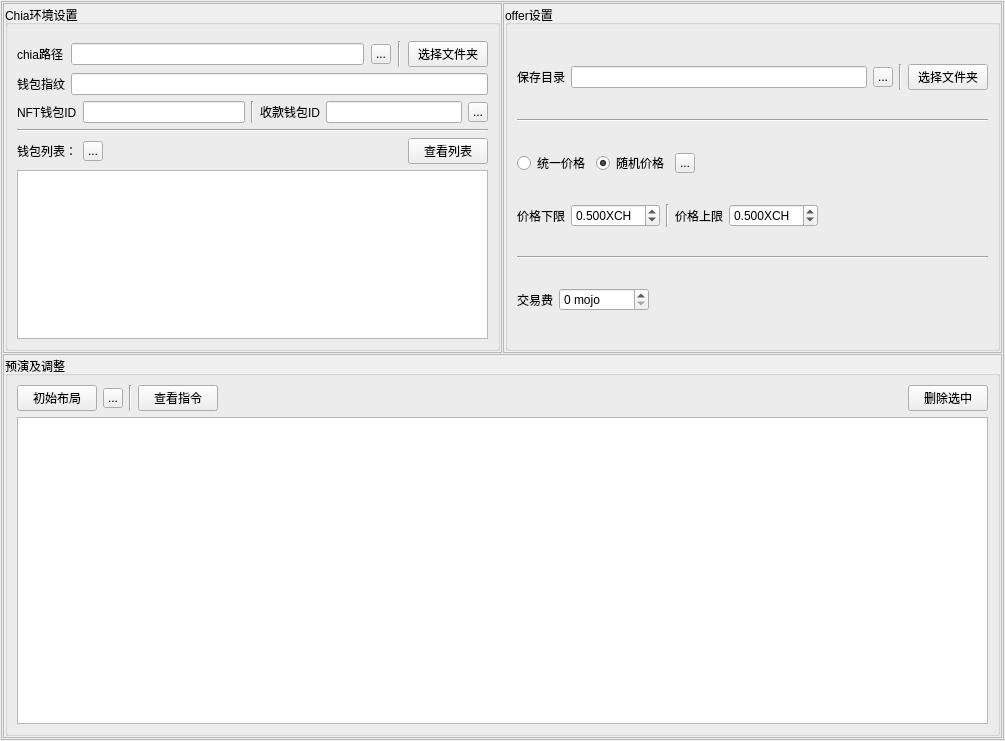
<?xml version="1.0" encoding="UTF-8"?>
<ui version="4.0">
 <class>FormOffer</class>
 <widget class="QWidget" name="FormOffer">
  <property name="geometry">
   <rect>
    <x>0</x>
    <y>0</y>
    <width>1005</width>
    <height>741</height>
   </rect>
  </property>
  <property name="windowTitle">
   <string>Form</string>
  </property>
  <layout class="QVBoxLayout" name="verticalLayout_7">
   <property name="spacing">
    <number>1</number>
   </property>
   <property name="leftMargin">
    <number>1</number>
   </property>
   <property name="topMargin">
    <number>1</number>
   </property>
   <property name="rightMargin">
    <number>1</number>
   </property>
   <property name="bottomMargin">
    <number>1</number>
   </property>
   <item>
    <widget class="QScrollArea" name="scrollArea">
     <property name="widgetResizable">
      <bool>true</bool>
     </property>
     <widget class="QWidget" name="scrollAreaWidgetContents">
      <property name="geometry">
       <rect>
        <x>0</x>
        <y>0</y>
        <width>1001</width>
        <height>737</height>
       </rect>
      </property>
      <layout class="QGridLayout" name="gridLayout">
       <property name="leftMargin">
        <number>1</number>
       </property>
       <property name="topMargin">
        <number>1</number>
       </property>
       <property name="rightMargin">
        <number>1</number>
       </property>
       <property name="bottomMargin">
        <number>1</number>
       </property>
       <property name="spacing">
        <number>1</number>
       </property>
       <item row="0" column="0">
        <widget class="QFrame" name="frame">
         <property name="maximumSize">
          <size>
           <width>16777215</width>
           <height>350</height>
          </size>
         </property>
         <property name="frameShape">
          <enum>QFrame::StyledPanel</enum>
         </property>
         <property name="frameShadow">
          <enum>QFrame::Raised</enum>
         </property>
         <layout class="QVBoxLayout" name="verticalLayout_2">
          <property name="spacing">
           <number>1</number>
          </property>
          <property name="leftMargin">
           <number>1</number>
          </property>
          <property name="topMargin">
           <number>1</number>
          </property>
          <property name="rightMargin">
           <number>1</number>
          </property>
          <property name="bottomMargin">
           <number>1</number>
          </property>
          <item>
           <widget class="QGroupBox" name="groupBox">
            <property name="title">
             <string>Chia环境设置</string>
            </property>
            <layout class="QVBoxLayout" name="verticalLayout">
             <property name="topMargin">
              <number>16</number>
             </property>
             <item>
              <layout class="QHBoxLayout" name="horizontalLayout">
               <property name="spacing">
                <number>7</number>
               </property>
               <item>
                <widget class="QLabel" name="label">
                 <property name="text">
                  <string>chia路径</string>
                 </property>
                </widget>
               </item>
               <item>
                <widget class="QLineEdit" name="lineEditOfferChiaPath"/>
               </item>
               <item>
                <widget class="QToolButton" name="toolButton">
                 <property name="maximumSize">
                  <size>
                   <width>20</width>
                   <height>20</height>
                  </size>
                 </property>
                 <property name="toolTip">
                  <string>&lt;html&gt;&lt;head/&gt;&lt;body&gt;&lt;p&gt;例如：&lt;/p&gt;&lt;p&gt;①在windows系统下：可参考 C:\Users\fanwuren\AppData\Local\chia-blockchain\app-1.5.1\resources\app.asar.unpacked\daemon\chia.exe&lt;/p&gt;&lt;p&gt;②在Ubuntu系统下：填写 chia 即可。&lt;/p&gt;&lt;/body&gt;&lt;/html&gt;</string>
                 </property>
                 <property name="text">
                  <string>...</string>
                 </property>
                 <property name="icon">
                  <iconset resource="resource.qrc">
                   <normaloff>:/help.png</normaloff>:/help.png</iconset>
                 </property>
                </widget>
               </item>
               <item>
                <widget class="Line" name="line_6">
                 <property name="orientation">
                  <enum>Qt::Vertical</enum>
                 </property>
                </widget>
               </item>
               <item>
                <widget class="QPushButton" name="pushButtonOfferDeamonDirChoose">
                 <property name="text">
                  <string>选择文件夹</string>
                 </property>
                 <property name="icon">
                  <iconset resource="resource.qrc">
                   <normaloff>:/first.png</normaloff>:/first.png</iconset>
                 </property>
                </widget>
               </item>
              </layout>
             </item>
             <item>
              <layout class="QHBoxLayout" name="horizontalLayout_2">
               <item>
                <widget class="QLabel" name="label_2">
                 <property name="text">
                  <string>钱包指纹</string>
                 </property>
                </widget>
               </item>
               <item>
                <widget class="QLineEdit" name="lineEditOfferFingerprint"/>
               </item>
              </layout>
             </item>
             <item>
              <layout class="QHBoxLayout" name="horizontalLayout_4">
               <item>
                <layout class="QHBoxLayout" name="horizontalLayout_5">
                 <item>
                  <widget class="QLabel" name="label_4">
                   <property name="text">
                    <string>NFT钱包ID</string>
                   </property>
                  </widget>
                 </item>
                 <item>
                  <widget class="QLineEdit" name="lineEditOfferNFTWalletID"/>
                 </item>
                </layout>
               </item>
               <item>
                <widget class="Line" name="line_2">
                 <property name="orientation">
                  <enum>Qt::Vertical</enum>
                 </property>
                </widget>
               </item>
               <item>
                <layout class="QHBoxLayout" name="horizontalLayout_3">
                 <item>
                  <widget class="QLabel" name="label_3">
                   <property name="text">
                    <string>收款钱包ID</string>
                   </property>
                  </widget>
                 </item>
                 <item>
                  <widget class="QLineEdit" name="lineEditOfferReceiveWalletID"/>
                 </item>
                 <item>
                  <widget class="QToolButton" name="toolButton_2">
                   <property name="maximumSize">
                    <size>
                     <width>20</width>
                     <height>20</height>
                    </size>
                   </property>
                   <property name="toolTip">
                    <string>&lt;html&gt;&lt;head/&gt;&lt;body&gt;&lt;p&gt;标准钱包的ID，一般填写：1&lt;/p&gt;&lt;/body&gt;&lt;/html&gt;</string>
                   </property>
                   <property name="text">
                    <string>...</string>
                   </property>
                   <property name="icon">
                    <iconset resource="resource.qrc">
                     <normaloff>:/help.png</normaloff>:/help.png</iconset>
                   </property>
                  </widget>
                 </item>
                </layout>
               </item>
              </layout>
             </item>
             <item>
              <widget class="Line" name="line_5">
               <property name="orientation">
                <enum>Qt::Horizontal</enum>
               </property>
              </widget>
             </item>
             <item>
              <layout class="QHBoxLayout" name="horizontalLayout_6">
               <item>
                <widget class="QLabel" name="label_5">
                 <property name="text">
                  <string>钱包列表：</string>
                 </property>
                </widget>
               </item>
               <item>
                <widget class="QToolButton" name="toolButton_3">
                 <property name="maximumSize">
                  <size>
                   <width>20</width>
                   <height>20</height>
                  </size>
                 </property>
                 <property name="toolTip">
                  <string>&lt;html&gt;&lt;head/&gt;&lt;body&gt;&lt;p&gt;创建DID钱包后会自动附加创建一个NFT钱包，但需要及时铸造或打入NFT，否则钱包会自动消失，这是Chia官方的一种设定。&lt;/p&gt;&lt;/body&gt;&lt;/html&gt;</string>
                 </property>
                 <property name="text">
                  <string>...</string>
                 </property>
                 <property name="icon">
                  <iconset resource="resource.qrc">
                   <normaloff>:/help.png</normaloff>:/help.png</iconset>
                 </property>
                </widget>
               </item>
               <item>
                <spacer name="horizontalSpacer_3">
                 <property name="orientation">
                  <enum>Qt::Horizontal</enum>
                 </property>
                 <property name="sizeHint" stdset="0">
                  <size>
                   <width>40</width>
                   <height>20</height>
                  </size>
                 </property>
                </spacer>
               </item>
               <item>
                <widget class="QPushButton" name="pushButtonOfferWalletListView">
                 <property name="text">
                  <string>查看列表</string>
                 </property>
                </widget>
               </item>
              </layout>
             </item>
             <item>
              <widget class="QTableView" name="tableViewWalletId"/>
             </item>
            </layout>
           </widget>
          </item>
         </layout>
        </widget>
       </item>
       <item row="0" column="1">
        <widget class="QFrame" name="frame_2">
         <property name="maximumSize">
          <size>
           <width>16777215</width>
           <height>350</height>
          </size>
         </property>
         <property name="frameShape">
          <enum>QFrame::StyledPanel</enum>
         </property>
         <property name="frameShadow">
          <enum>QFrame::Raised</enum>
         </property>
         <layout class="QVBoxLayout" name="verticalLayout_4">
          <property name="spacing">
           <number>1</number>
          </property>
          <property name="leftMargin">
           <number>1</number>
          </property>
          <property name="topMargin">
           <number>1</number>
          </property>
          <property name="rightMargin">
           <number>1</number>
          </property>
          <property name="bottomMargin">
           <number>1</number>
          </property>
          <item>
           <widget class="QGroupBox" name="groupBox_2">
            <property name="title">
             <string>offer设置</string>
            </property>
            <layout class="QVBoxLayout" name="verticalLayout_3">
             <property name="topMargin">
              <number>16</number>
             </property>
             <item>
              <layout class="QHBoxLayout" name="horizontalLayout_7">
               <item>
                <widget class="QLabel" name="label_6">
                 <property name="text">
                  <string>保存目录</string>
                 </property>
                </widget>
               </item>
               <item>
                <widget class="QLineEdit" name="lineEditOfferSaveDir"/>
               </item>
               <item>
                <widget class="QToolButton" name="toolButton_4">
                 <property name="maximumSize">
                  <size>
                   <width>20</width>
                   <height>20</height>
                  </size>
                 </property>
                 <property name="toolTip">
                  <string>&lt;html&gt;&lt;head/&gt;&lt;body&gt;&lt;p&gt;这是需要用户指定的offer文件最终生成的位置（文件目录）&lt;/p&gt;&lt;/body&gt;&lt;/html&gt;</string>
                 </property>
                 <property name="text">
                  <string>...</string>
                 </property>
                 <property name="icon">
                  <iconset resource="resource.qrc">
                   <normaloff>:/help.png</normaloff>:/help.png</iconset>
                 </property>
                </widget>
               </item>
               <item>
                <widget class="Line" name="line_7">
                 <property name="orientation">
                  <enum>Qt::Vertical</enum>
                 </property>
                </widget>
               </item>
               <item>
                <widget class="QPushButton" name="pushButtonOfferSaveDirChoose">
                 <property name="text">
                  <string>选择文件夹</string>
                 </property>
                 <property name="icon">
                  <iconset resource="resource.qrc">
                   <normaloff>:/first.png</normaloff>:/first.png</iconset>
                 </property>
                </widget>
               </item>
              </layout>
             </item>
             <item>
              <widget class="Line" name="line">
               <property name="orientation">
                <enum>Qt::Horizontal</enum>
               </property>
              </widget>
             </item>
             <item>
              <layout class="QHBoxLayout" name="horizontalLayout_12">
               <item>
                <layout class="QHBoxLayout" name="horizontalLayout_8">
                 <item>
                  <widget class="QRadioButton" name="radioButtonOfferUniformPrice">
                   <property name="text">
                    <string>统一价格</string>
                   </property>
                  </widget>
                 </item>
                 <item>
                  <widget class="QRadioButton" name="radioButtonOfferRandomPrice">
                   <property name="text">
                    <string>随机价格</string>
                   </property>
                   <property name="checked">
                    <bool>true</bool>
                   </property>
                  </widget>
                 </item>
                </layout>
               </item>
               <item>
                <widget class="QToolButton" name="toolButton_5">
                 <property name="maximumSize">
                  <size>
                   <width>20</width>
                   <height>20</height>
                  </size>
                 </property>
                 <property name="toolTip">
                  <string>&lt;html&gt;&lt;head/&gt;&lt;body&gt;&lt;p&gt;统一价格：只允许用户设置一个价格，将所有NFT的价格都设定为这个价格。&lt;/p&gt;&lt;p&gt;随机价格：允许用户设置一个价格上限，一个价格下限，然后将NFT的价格设定为两者之间的多个随机数。&lt;/p&gt;&lt;/body&gt;&lt;/html&gt;</string>
                 </property>
                 <property name="text">
                  <string>...</string>
                 </property>
                 <property name="icon">
                  <iconset resource="resource.qrc">
                   <normaloff>:/help.png</normaloff>:/help.png</iconset>
                 </property>
                </widget>
               </item>
               <item>
                <spacer name="horizontalSpacer">
                 <property name="orientation">
                  <enum>Qt::Horizontal</enum>
                 </property>
                 <property name="sizeHint" stdset="0">
                  <size>
                   <width>118</width>
                   <height>20</height>
                  </size>
                 </property>
                </spacer>
               </item>
              </layout>
             </item>
             <item>
              <layout class="QHBoxLayout" name="horizontalLayout_13">
               <item>
                <layout class="QHBoxLayout" name="horizontalLayout_11">
                 <item>
                  <layout class="QHBoxLayout" name="horizontalLayout_9">
                   <item>
                    <widget class="QLabel" name="labelrLowPrice">
                     <property name="text">
                      <string>价格下限</string>
                     </property>
                    </widget>
                   </item>
                   <item>
                    <widget class="QDoubleSpinBox" name="doubleSpinBoxLowPrice">
                     <property name="suffix">
                      <string>XCH</string>
                     </property>
                     <property name="decimals">
                      <number>3</number>
                     </property>
                     <property name="singleStep">
                      <double>0.001000000000000</double>
                     </property>
                     <property name="value">
                      <double>0.500000000000000</double>
                     </property>
                    </widget>
                   </item>
                  </layout>
                 </item>
                 <item>
                  <widget class="Line" name="linePrice">
                   <property name="orientation">
                    <enum>Qt::Vertical</enum>
                   </property>
                  </widget>
                 </item>
                 <item>
                  <layout class="QHBoxLayout" name="horizontalLayout_10">
                   <item>
                    <widget class="QLabel" name="labelUpPrice">
                     <property name="text">
                      <string>价格上限</string>
                     </property>
                    </widget>
                   </item>
                   <item>
                    <widget class="QDoubleSpinBox" name="doubleSpinBoxUpPrice">
                     <property name="suffix">
                      <string>XCH</string>
                     </property>
                     <property name="decimals">
                      <number>3</number>
                     </property>
                     <property name="singleStep">
                      <double>0.001000000000000</double>
                     </property>
                     <property name="value">
                      <double>0.500000000000000</double>
                     </property>
                    </widget>
                   </item>
                  </layout>
                 </item>
                </layout>
               </item>
               <item>
                <spacer name="horizontalSpacer_2">
                 <property name="orientation">
                  <enum>Qt::Horizontal</enum>
                 </property>
                 <property name="sizeHint" stdset="0">
                  <size>
                   <width>118</width>
                   <height>20</height>
                  </size>
                 </property>
                </spacer>
               </item>
              </layout>
             </item>
             <item>
              <widget class="Line" name="line_4">
               <property name="orientation">
                <enum>Qt::Horizontal</enum>
               </property>
              </widget>
             </item>
             <item>
              <layout class="QHBoxLayout" name="horizontalLayout_16">
               <item>
                <layout class="QHBoxLayout" name="horizontalLayout_15">
                 <item>
                  <widget class="QLabel" name="label_9">
                   <property name="text">
                    <string>交易费</string>
                   </property>
                  </widget>
                 </item>
                 <item>
                  <widget class="QSpinBox" name="spinBoxOfferTransactionFee">
                   <property name="suffix">
                    <string> mojo</string>
                   </property>
                   <property name="maximum">
                    <number>10000</number>
                   </property>
                  </widget>
                 </item>
                </layout>
               </item>
               <item>
                <spacer name="horizontalSpacer_5">
                 <property name="orientation">
                  <enum>Qt::Horizontal</enum>
                 </property>
                 <property name="sizeHint" stdset="0">
                  <size>
                   <width>115</width>
                   <height>17</height>
                  </size>
                 </property>
                </spacer>
               </item>
              </layout>
             </item>
            </layout>
           </widget>
          </item>
         </layout>
        </widget>
       </item>
       <item row="1" column="0" colspan="2">
        <widget class="QFrame" name="frame_3">
         <property name="frameShape">
          <enum>QFrame::StyledPanel</enum>
         </property>
         <property name="frameShadow">
          <enum>QFrame::Raised</enum>
         </property>
         <layout class="QVBoxLayout" name="verticalLayout_6">
          <property name="spacing">
           <number>1</number>
          </property>
          <property name="leftMargin">
           <number>1</number>
          </property>
          <property name="topMargin">
           <number>1</number>
          </property>
          <property name="rightMargin">
           <number>1</number>
          </property>
          <property name="bottomMargin">
           <number>1</number>
          </property>
          <item>
           <widget class="QGroupBox" name="groupBox_3">
            <property name="title">
             <string>预演及调整</string>
            </property>
            <layout class="QVBoxLayout" name="verticalLayout_5">
             <item>
              <layout class="QHBoxLayout" name="horizontalLayout_14">
               <item>
                <widget class="QPushButton" name="pushButtonOfferLayout">
                 <property name="text">
                  <string>初始布局</string>
                 </property>
                 <property name="icon">
                  <iconset resource="resource.qrc">
                   <normaloff>:/first.png</normaloff>:/first.png</iconset>
                 </property>
                </widget>
               </item>
               <item>
                <widget class="QToolButton" name="toolButton_6">
                 <property name="maximumSize">
                  <size>
                   <width>20</width>
                   <height>20</height>
                  </size>
                 </property>
                 <property name="toolTip">
                  <string>&lt;html&gt;&lt;head/&gt;&lt;body&gt;&lt;p&gt;通过初始布局可以得到一个含有所有NFT信息和用户设置价格的表格。&lt;/p&gt;&lt;p&gt;这个表格允许调整，方便用户对部分稀有NFT的价格进行精确的设置。&lt;/p&gt;&lt;p&gt;同时也支持删除选中功能，对于不需要创建offer的NFT，可以采用此功能。&lt;/p&gt;&lt;p&gt;在点击开始后，将按照这个表格的内容进行offer的创建&lt;/p&gt;&lt;/body&gt;&lt;/html&gt;</string>
                 </property>
                 <property name="text">
                  <string>...</string>
                 </property>
                 <property name="icon">
                  <iconset resource="resource.qrc">
                   <normaloff>:/help.png</normaloff>:/help.png</iconset>
                 </property>
                </widget>
               </item>
               <item>
                <widget class="Line" name="line_3">
                 <property name="orientation">
                  <enum>Qt::Vertical</enum>
                 </property>
                </widget>
               </item>
               <item>
                <widget class="QPushButton" name="pushButtonOfferOrderView">
                 <property name="text">
                  <string>查看指令</string>
                 </property>
                </widget>
               </item>
               <item>
                <spacer name="horizontalSpacer_4">
                 <property name="orientation">
                  <enum>Qt::Horizontal</enum>
                 </property>
                 <property name="sizeHint" stdset="0">
                  <size>
                   <width>40</width>
                   <height>20</height>
                  </size>
                 </property>
                </spacer>
               </item>
               <item>
                <widget class="QPushButton" name="pushButtonOfferLayoutDelete">
                 <property name="text">
                  <string>删除选中</string>
                 </property>
                </widget>
               </item>
              </layout>
             </item>
             <item>
              <widget class="QTableView" name="tableViewOrderTable"/>
             </item>
            </layout>
           </widget>
          </item>
         </layout>
        </widget>
       </item>
      </layout>
     </widget>
    </widget>
   </item>
  </layout>
 </widget>
 <resources>
  <include location="resource.qrc"/>
 </resources>
 <connections/>
</ui>
